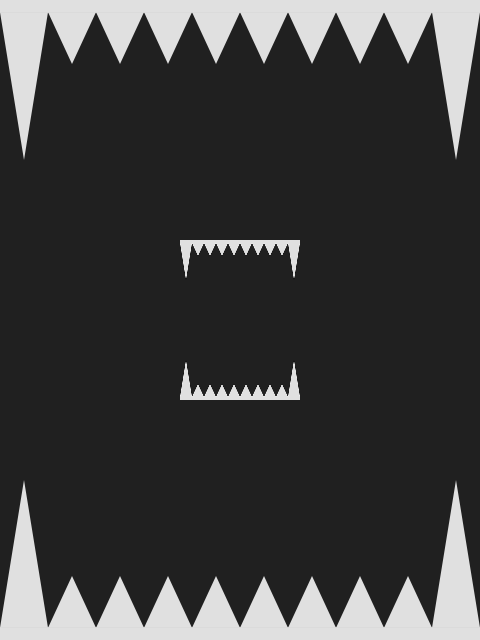
Frame 1 (no input)
Frame 2 (the mouse pressed at the canvas centre, redrawn once): identical to frame 1, image omitted

The Processing sketch that drew this single still picture (run headless with seeded random() and noise(); the mouse was pressed at the canvas centre and the sketch redrawn once):

// Processing sketch: alien
// ── alien.pde
// Manuale di Programmazione Cinematografica
// Daniele Olmisani, 2015

// Alien

final color PAPER = color(32);
final color INK = color(224);

final float TEETH = 10;;

void setup() {
  size(480, 640);
  noLoop();
}

void draw() {
  
  PGraphics g = drawMounth();
  
  image(g, 0, 0);
  scale(0.25);
  image(g, 1.5*width,1.5* height);

  save("alien.png");
}

PGraphics drawMounth() {
  
  PGraphics g = createGraphics(width, height);
  
  g.beginDraw();
  g.background(PAPER);
  g.fill(INK);
  g.noStroke();

  g.scale(g.width/TEETH, g.height/TEETH);
  drawTeeth(g);
  
  g.resetMatrix();
  g.translate(0, g.height);
  g.scale(g.width/TEETH, -g.height/TEETH);
  drawTeeth(g);
  g.endDraw();
  
  return g;
}

void drawTeeth(PGraphics g) {
  g.rect(0, 0, g.width/TEETH, 0.2);
  for(int i=0; i<TEETH; i++) {
     g.triangle(i, 0.19, i+1, 0.19, i+0.5, (i==0 || i==TEETH-1) ? 2.5 : 1);
  }
}
